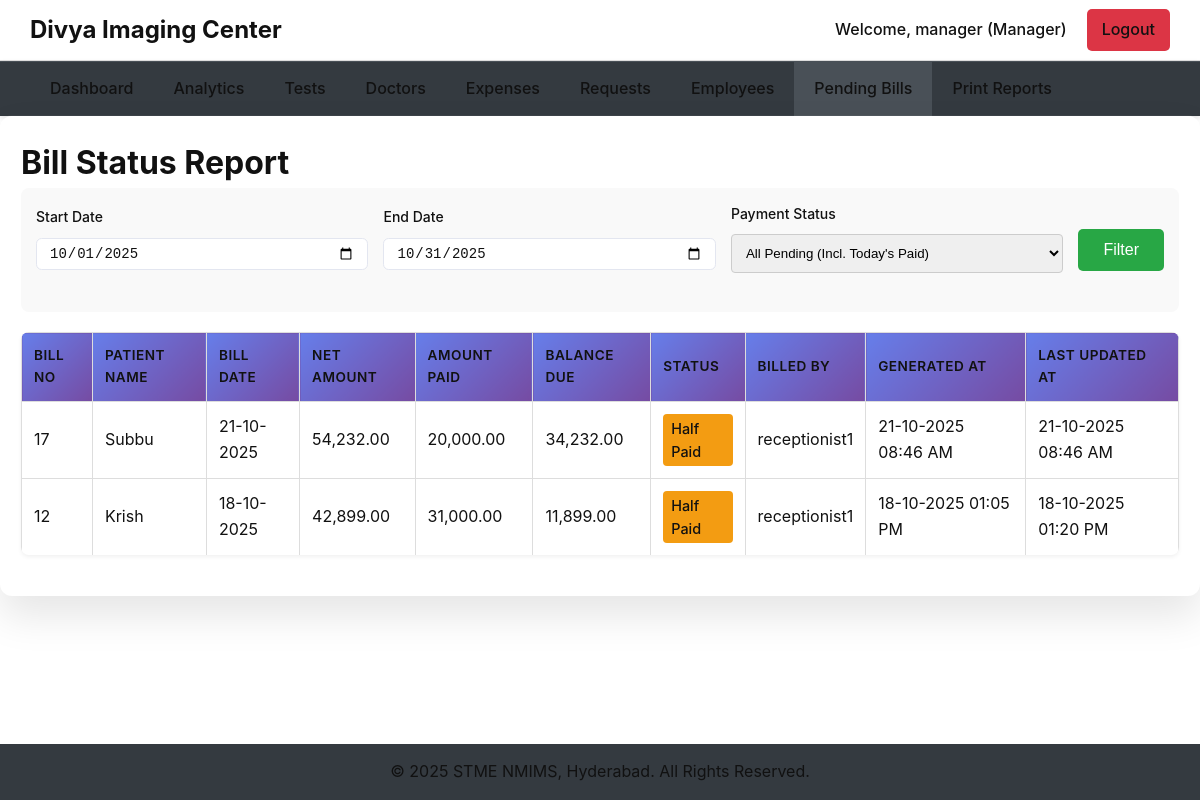
The page /manager/view_due_bills.php (signed in) on the database its author committed.
### tables this page shows
CREATE TABLE `bills` (
  `id` int(11) NOT NULL,
  `invoice_number` int(11) DEFAULT NULL,
  `patient_id` int(11) NOT NULL,
  `receptionist_id` int(11) NOT NULL,
  `referral_type` enum('Doctor','Self','Other') NOT NULL,
  `referral_doctor_id` int(11) DEFAULT NULL,
  `gross_amount` decimal(10,2) NOT NULL,
  `discount` decimal(10,2) DEFAULT 0.00,
  `discount_by` enum('Center','Doctor') NOT NULL DEFAULT 'Center',
  `net_amount` decimal(10,2) NOT NULL,
  `amount_paid` decimal(10,2) NOT NULL DEFAULT 0.00,
  `balance_amount` decimal(10,2) NOT NULL DEFAULT 0.00,
  `payment_mode` varchar(50) DEFAULT NULL,
  `payment_status` enum('Paid','Due','Half Paid') NOT NULL DEFAULT 'Due',
  `bill_status` enum('Original','Re-Billed','Void') NOT NULL DEFAULT 'Original',
  `created_at` timestamp NOT NULL DEFAULT current_timestamp(),
  `updated_at` timestamp NOT NULL DEFAULT current_timestamp() ON UPDATE current_timestamp(),
  `referral_source_other` varchar(100) DEFAULT NULL
);

CREATE TABLE `patients` (
  `id` int(11) NOT NULL,
  `name` varchar(100) NOT NULL,
  `sex` enum('Male','Female','Other') NOT NULL,
  `age` int(11) NOT NULL,
  `address` text DEFAULT NULL,
  `city` varchar(100) DEFAULT NULL,
  `mobile_number` varchar(15) DEFAULT NULL,
  `created_at` timestamp NOT NULL DEFAULT current_timestamp()
);

CREATE TABLE `users` (
  `id` int(11) NOT NULL,
  `username` varchar(50) NOT NULL,
  `password` varchar(255) NOT NULL,
  `role` enum('manager','receptionist','accountant','writer','superadmin') NOT NULL,
  `is_active` tinyint(1) DEFAULT 1,
  `created_at` timestamp NOT NULL DEFAULT current_timestamp()
);

### manager/view_due_bills.php (the view, shortened to what this page needs)
<?php
require_once '../includes/db_connect.php';
$start_date = isset($_GET['start_date']) ? $_GET['start_date'] : date('Y-m-01');
$end_date = isset($_GET['end_date']) ? $_GET['end_date'] : date('Y-m-t');
$status_filter = isset($_GET['status']) ? $_GET['status'] : 'pending';
$query = "SELECT
            b.id, p.name as patient_name, b.net_amount, b.amount_paid, b.balance_amount,
            b.payment_status, b.created_at, b.updated_at, u.username as receptionist_name
          FROM bills b
          JOIN patients p ON b.patient_id = p.id
          JOIN users u ON b.receptionist_id = u.id
          WHERE b.bill_status != 'Void' AND DATE(b.created_at) BETWEEN ? AND ?";
$params = [$start_date, $end_date];
$types = 'ss';
switch ($status_filter) {
    case 'pending':
        $query .= " AND (b.payment_status IN ('Due', 'Half Paid') OR (b.payment_status = 'Paid' AND DATE(b.updated_at) = CURDATE()))";
        break;
}
$query .= " ORDER BY b.created_at DESC";
$stmt = $conn->prepare($query);
if (count($params) > 2) {
    $stmt->bind_param($types, ...$params);
} else {
    $stmt->bind_param($types, $start_date, $end_date);
}
$stmt->execute();
$bills = $stmt->get_result();
require_once '../includes/header.php';
?>
<div class="table-container">
    <h1>Bill Status Report</h1>
    <form action="view_due_bills.php" method="GET" class="date-filter-form">
        <div class="form-group"><label>Start Date</label><input type="date" name="start_date" value="<?php echo htmlspecialchars($start_date); ?>"></div>
        <div class="form-group"><label>End Date</label><input type="date" name="end_date" value="<?php echo htmlspecialchars($end_date); ?>"></div>
        <div class="form-group">
            <label>Payment Status</label>
            <select name="status">
                <option value="pending" <?php if ($status_filter == 'pending') echo 'selected'; ?>>All Pending (Incl. Today's Paid)</option>
            </select>
        </div>
        <button type="submit" class="btn-submit">Filter</button>
    </form>
    <table class="data-table">
        <thead>
            <tr>
                <th>Bill No</th>
                <th>Patient Name</th>
                <th>Bill Date</th>
                <th>Net Amount</th>
                <th>Amount Paid</th>
                <th>Balance Due</th>
                <th>Status</th>
                <th>Billed By</th>
                <th>Generated At</th>
                <th>Last Updated At</th>
            </tr>
        </thead>
        <tbody>
            <?php if ($bills->num_rows > 0): ?>
                <?php while($bill = $bills->fetch_assoc()): ?>
                <tr>
                    <td><?php echo $bill['id']; ?></td>
                    <td><?php echo htmlspecialchars($bill['patient_name']); ?></td>
                    <td><?php echo date('d-m-Y', strtotime($bill['created_at'])); ?></td>
                    <td><?php echo number_format($bill['net_amount'], 2); ?></td>
                    <td><?php echo number_format($bill['amount_paid'], 2); ?></td>
                    <td><?php echo number_format($bill['balance_amount'], 2); ?></td>
                    <td><span class="status-<?php echo strtolower(str_replace(' ', '-', $bill['payment_status'])); ?>"><?php echo $bill['payment_status']; ?></span></td>
                    <td><?php echo htmlspecialchars($bill['receptionist_name']); ?></td>
                    <td><?php echo date('d-m-Y h:i A', strtotime($bill['created_at'])); ?></td>
                    <td>
                        <?php
                        if ($bill['payment_status'] == 'Paid') {
                            echo 'Completed at ' . date('d-m-Y h:i A', strtotime($bill['updated_at']));
                        } elseif ($bill['payment_status'] == 'Half Paid') {
                            echo date('d-m-Y h:i A', strtotime($bill['updated_at']));
                        } else {
                            echo 'N/A';
                        }
                        ?>
                    </td>
                </tr>
                <?php endwhile; ?>
            <?php else: ?>
                <tr><td colspan="10" style="text-align: center;">No bills found for the selected criteria.</td></tr>
            <?php endif; ?>
        </tbody>
    </table>
</div>
<?php require_once '../includes/footer.php'; ?>

### manager/view_due_bills.php (style rules this page uses)
.date-filter-form { display: flex; gap: 15px; align-items: center; margin-bottom: 20px; background-color: #f9f9f9; padding: 15px; border-radius: 8px; flex-wrap: wrap; }
.status-half-paid { background-color: #f39c12; color: white; padding: 3px 8px; border-radius: 4px; font-size: 0.9em; }

### rows shown on the page
bills: id "17", patient.name "Subbu", created_at "21-10-2025", net_amount "54,232.00", amount_paid "20,000.00", balance_amount "34,232.00", payment_status "Half Paid", users.username "receptionist1", created_at "21-10-2025 08:46 AM", updated_at "21-10-2025 08:46 AM"
bills: id "12", patient.name "Krish", created_at "18-10-2025", net_amount "42,899.00", amount_paid "31,000.00", balance_amount "11,899.00", payment_status "Half Paid", users.username "receptionist1", created_at "18-10-2025 01:05 PM", updated_at "18-10-2025 01:20 PM"

### other values the page prints
$username "manager"
$role "Manager"
